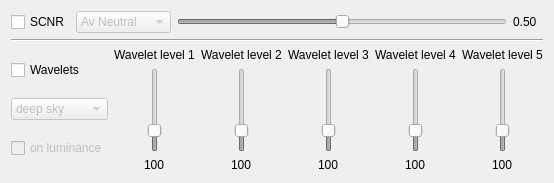
      <widget class="QWidget" name="Advance">
       <attribute name="title">
        <string>Advance</string>
       </attribute>
       <layout class="QVBoxLayout" name="verticalLayout_6">
        <item>
         <layout class="QHBoxLayout" name="horizontalLayout_13">
          <item>
           <widget class="QCheckBox" name="cbSCNR">
            <property name="maximumSize">
             <size>
              <width>16777215</width>
              <height>30</height>
             </size>
            </property>
            <property name="text">
             <string>SCNR</string>
            </property>
           </widget>
          </item>
          <item>
           <widget class="QComboBox" name="cmSCNR">
            <property name="enabled">
             <bool>false</bool>
            </property>
            <property name="maximumSize">
             <size>
              <width>16777215</width>
              <height>30</height>
             </size>
            </property>
            <item>
             <property name="text">
              <string>Av Neutral</string>
             </property>
            </item>
            <item>
             <property name="text">
              <string>Max Neutral</string>
             </property>
            </item>
            <item>
             <property name="text">
              <string>Add Mask</string>
             </property>
            </item>
            <item>
             <property name="text">
              <string>Max Mask</string>
             </property>
            </item>
           </widget>
          </item>
          <item>
           <widget class="QSlider" name="SCNR_Slider">
            <property name="enabled">
             <bool>false</bool>
            </property>
            <property name="maximumSize">
             <size>
              <width>16777215</width>
              <height>20</height>
             </size>
            </property>
            <property name="maximum">
             <number>100</number>
            </property>
            <property name="value">
             <number>50</number>
            </property>
            <property name="orientation">
             <enum>Qt::Horizontal</enum>
            </property>
           </widget>
          </item>
          <item>
           <widget class="QLabel" name="SCNR_value">
            <property name="minimumSize">
             <size>
              <width>30</width>
              <height>0</height>
             </size>
            </property>
            <property name="maximumSize">
             <size>
              <width>16777215</width>
              <height>20</height>
             </size>
            </property>
            <property name="text">
             <string>0.50</string>
            </property>
           </widget>
          </item>
         </layout>
        </item>
        <item>
         <widget class="Line" name="line_3">
          <property name="orientation">
           <enum>Qt::Horizontal</enum>
          </property>
         </widget>
        </item>
        <item>
         <layout class="QHBoxLayout" name="horizontalLayout_15">
          <item>
           <layout class="QVBoxLayout" name="verticalLayout_10">
            <item>
             <widget class="QCheckBox" name="cbWavelets">
              <property name="text">
               <string>Wavelets</string>
              </property>
             </widget>
            </item>
            <item>
             <widget class="QComboBox" name="cBoxWaveType">
              <property name="enabled">
               <bool>false</bool>
              </property>
              <property name="editable">
               <bool>false</bool>
              </property>
              <property name="currentText">
               <string>deep sky</string>
              </property>
              <property name="maxVisibleItems">
               <number>2</number>
              </property>
              <item>
               <property name="text">
                <string>deep sky</string>
               </property>
              </item>
              <item>
               <property name="text">
                <string>planetary</string>
               </property>
              </item>
             </widget>
            </item>
            <item>
             <widget class="QCheckBox" name="cbLuminanceWavelet">
              <property name="enabled">
               <bool>false</bool>
              </property>
              <property name="text">
               <string>on luminance</string>
              </property>
             </widget>
            </item>
           </layout>
          </item>
          <item>
           <layout class="QVBoxLayout" name="verticalLayout_2">
            <item alignment="Qt::AlignHCenter">
             <widget class="QLabel" name="label_9">
              <property name="text">
               <string>Wavelet level 1</string>
              </property>
             </widget>
            </item>
            <item alignment="Qt::AlignHCenter">
             <widget class="QSlider" name="verticalSlider">
              <property name="enabled">
               <bool>false</bool>
              </property>
              <property name="layoutDirection">
               <enum>Qt::LeftToRight</enum>
              </property>
              <property name="autoFillBackground">
               <bool>false</bool>
              </property>
              <property name="maximum">
               <number>500</number>
              </property>
              <property name="value">
               <number>100</number>
              </property>
              <property name="orientation">
               <enum>Qt::Vertical</enum>
              </property>
             </widget>
            </item>
            <item alignment="Qt::AlignHCenter">
             <widget class="QLabel" name="wavelet_1_label">
              <property name="text">
               <string>100</string>
              </property>
             </widget>
            </item>
           </layout>
          </item>
          <item>
           <layout class="QVBoxLayout" name="verticalLayout_7">
            <item alignment="Qt::AlignHCenter">
             <widget class="QLabel" name="label_12">
              <property name="text">
               <string>Wavelet level 2</string>
              </property>
             </widget>
            </item>
            <item alignment="Qt::AlignHCenter">
             <widget class="QSlider" name="verticalSlider_2">
              <property name="enabled">
               <bool>false</bool>
              </property>
              <property name="maximum">
               <number>500</number>
              </property>
              <property name="value">
               <number>100</number>
              </property>
              <property name="orientation">
               <enum>Qt::Vertical</enum>
              </property>
             </widget>
            </item>
            <item alignment="Qt::AlignHCenter">
             <widget class="QLabel" name="wavelet_2_label">
              <property name="text">
               <string>100</string>
              </property>
             </widget>
            </item>
           </layout>
          </item>
          <item>
           <layout class="QVBoxLayout" name="verticalLayout_8">
            <item alignment="Qt::AlignHCenter">
             <widget class="QLabel" name="label_13">
              <property name="text">
               <string>Wavelet level 3</string>
              </property>
             </widget>
            </item>
            <item alignment="Qt::AlignHCenter">
             <widget class="QSlider" name="verticalSlider_3">
              <property name="enabled">
               <bool>false</bool>
              </property>
              <property name="maximum">
               <number>500</number>
              </property>
              <property name="value">
               <number>100</number>
              </property>
              <property name="orientation">
               <enum>Qt::Vertical</enum>
              </property>
             </widget>
            </item>
            <item alignment="Qt::AlignHCenter">
             <widget class="QLabel" name="wavelet_3_label">
              <property name="text">
               <string>100</string>
              </property>
             </widget>
            </item>
           </layout>
          </item>
          <item>
           <layout class="QVBoxLayout" name="verticalLayout_9">
            <item alignment="Qt::AlignHCenter">
             <widget class="QLabel" name="label_14">
              <property name="text">
               <string>Wavelet level 4</string>
              </property>
             </widget>
            </item>
            <item alignment="Qt::AlignHCenter">
             <widget class="QSlider" name="verticalSlider_4">
              <property name="enabled">
               <bool>false</bool>
              </property>
              <property name="maximum">
               <number>500</number>
              </property>
              <property name="value">
               <number>100</number>
              </property>
              <property name="orientation">
               <enum>Qt::Vertical</enum>
              </property>
             </widget>
            </item>
            <item alignment="Qt::AlignHCenter">
             <widget class="QLabel" name="wavelet_4_label">
              <property name="text">
               <string>100</string>
              </property>
             </widget>
            </item>
           </layout>
          </item>
          <item>
           <layout class="QVBoxLayout" name="verticalLayout_20">
            <item alignment="Qt::AlignHCenter">
             <widget class="QLabel" name="label_15">
              <property name="text">
               <string>Wavelet level 5</string>
              </property>
             </widget>
            </item>
            <item alignment="Qt::AlignHCenter">
             <widget class="QSlider" name="verticalSlider_5">
              <property name="enabled">
               <bool>false</bool>
              </property>
              <property name="maximum">
               <number>500</number>
              </property>
              <property name="value">
               <number>100</number>
              </property>
              <property name="orientation">
               <enum>Qt::Vertical</enum>
              </property>
             </widget>
            </item>
            <item alignment="Qt::AlignHCenter">
             <widget class="QLabel" name="wavelet_5_label">
              <property name="text">
               <string>100</string>
              </property>
             </widget>
            </item>
           </layout>
          </item>
         </layout>
        </item>
       </layout>
      </widget>
